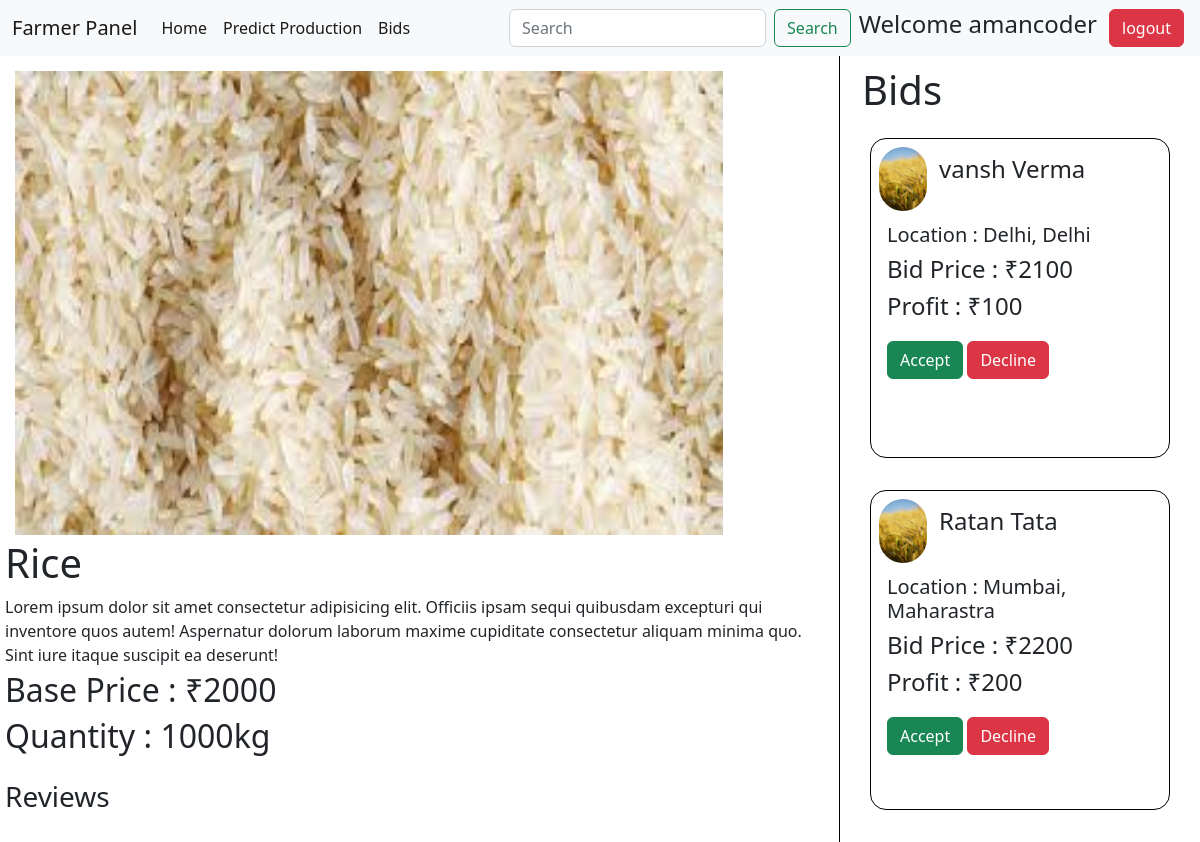
Page /farmer/crop/2/ (signed in) on the committed database.
### farmer/models.py (models this page shows, shortened)
class Product(models.Model):
    id = models.AutoField(primary_key=True)
    farmer = models.ForeignKey(UserProfile,on_delete = models.CASCADE)
    title = models.CharField(max_length=250,null=True,blank=True)
    crop_img = models.ImageField(upload_to="crop_img")
    crop_name = models.CharField(max_length=150)
    quantity = models.PositiveIntegerField()
    price = models.PositiveBigIntegerField()
    quality = models.CharField(choices=crop_quality_choice,max_length=30,null=True,blank=True)

class Bid(models.Model):
    id = models.AutoField(primary_key=True)
    farmer = models.ForeignKey(UserProfile,default=None,on_delete = models.CASCADE,related_name="bid_farmer")
    customer = models.ForeignKey(UserProfile,on_delete = models.CASCADE,related_name="bid_coustmer")
    crop = models.ForeignKey(Product,on_delete=models.CASCADE,null=True,blank=True)
    status = models.CharField(choices = status_choice,max_length=20)
    bid_price = models.PositiveIntegerField()
    def __str__(self):
        return f"Bid by {self.customer.user.username}"
    @property
    def profit(self):
        return self.bid_price - self.crop.price

### account/models.py (models this page shows, shortened)
class UserProfile(models.Model):
    id = models.AutoField(primary_key=True)
    user = models.ForeignKey(User,on_delete = models.CASCADE)
    user_type = models.CharField(choices=user_type_choices,max_length = 10)
    address = models.ForeignKey(Address,on_delete = models.CASCADE)
    contact_no = models.PositiveIntegerField()

class Address(models.Model):
    id = models.AutoField(primary_key = True)
    pincode = models.IntegerField(blank=True, null=True)
    city = models.CharField(choices=city_choices,max_length=70,blank=True, null=True,)
    state = models.CharField(choices=State_choices,max_length=70,blank=True, null=True)
    landmark = models.CharField(max_length=70)

### farmer/views.py (the view)
# urls.py: path("crop/<int:pk>/",cropDetail)
def cropDetail(request,pk):
    crop = Product.objects.get(pk = pk)
    farmer = UserProfile.objects.get(user = request.user)
    bids = []
    for b in Bid.objects.filter(crop = crop):
        if b.crop.farmer.user.username == farmer.user.username:
            bids.append(b)
    print(bids)
    context = {'crop':crop,'bids':bids}
    return render(request,"fullcropDetail.html",context=context)

### templates/fullcropDetail.html (shortened to what this page needs)
{% extends 'farmerbase.html' %}
{% block body %}
    <div class="main-container">
        <div class="right">
            <img src="{{crop.crop_img.url}}" alt="">
            <h1 class="my-1">{{crop.crop_name}}</h1>
            <p class="my-1">Lorem ipsum dolor sit amet consectetur adipisicing elit. Officiis ipsam sequi quibusdam excepturi qui inventore quos autem! Aspernatur dolorum laborum maxime cupiditate consectetur aliquam minima quo. Sint iure itaque suscipit ea deserunt!</p>
            <h2 id="price-heading">Base Price : ₹{{crop.price}}</h2>
            <h2>Quantity : {{crop.quantity}}kg</h2>
            <h3 class="my-3">Reviews</h3>
        </div>
        <div class="left">
            <h1>Bids</h1>
            {% for b in bids  %}
            <div class="my-3 bids-card">
                <div class="user-info">
                    <img class="mx-2 my-2" src="/static/predictpage.jpeg" alt="">
                    <h4 class="mx-1 my-3">{{b.customer.user.first_name}} {{b.customer.user.last_name}}</h4>
                </div>
                <h5 class="mx-3 my-1">Location : {{b.customer.address.city}}, {{b.customer.address.state}}</h5>
                <h4 class="mx-3 my-1">Bid Price : ₹{{b.bid_price}}</h4>
                <h4 class="mx-3 my-1">Profit : ₹{{b.profit}}</h4>
                <div class="mx-3 my-3 btns">
                    <button class="btn btn-success">Accept</button>
                    <button class="btn btn-danger">Decline</button>
                </div>
            </div>
            {% endfor %}
        </div>
    </div>
{% endblock body %}

### templates/farmerbase.html (shortened to what this page needs)
<!DOCTYPE html>
<html lang="en">
<head>
    <link href="https://cdn.jsdelivr.net/npm/bootstrap@5.2.0/dist/css/bootstrap.min.css" rel="stylesheet">
</head>
<body>
    <nav class="navbar navbar-expand-lg bg-light">
        <div class="container-fluid">
          <a class="navbar-brand" href="/farmer/page">Farmer Panel</a>
          <div class="collapse navbar-collapse" id="navbarSupportedContent">
            <ul class="navbar-nav me-auto mb-2 mb-lg-0">
              <li class="nav-item">
                <a class="nav-link active" aria-current="page" href="/farmer/page">Home</a>
              </li>
              <li class="nav-item">
                <a class="nav-link active" aria-current="page" href="/farmer/predict">Predict Production</a>
              </li>
              <li class="nav-item">
                <a class="nav-link active" aria-current="page" href="/farmer/bids">Bids</a>
              </li>
            </ul>
            <form class="d-flex" role="search">
              <input class="form-control me-2" type="search" placeholder="Search" aria-label="Search">
              <button class="btn btn-outline-success" type="submit">Search</button>
            </form>
            {% if user.is_authenticated %}
              <h4 class="mx-2">Welcome {{user.username}}</h4>
              <form class="d-flex">
                <a class="btn btn-danger mx-1" href="/account/logout" type="submit">logout</a>
              </form>
            {% endif %}
          </div>
        </div>
      </nav>
      {% block body %}{% endblock body %}
</body>
</html>

### templates/fullcropDetail.html (style rules this page uses)
.main-container { width: 100vw; height: 100vh; display: flex; }
.right { width: 70%; height: 100vh; display: flex; flex-direction: column; padding: 5px; border-right: 1px solid black; }
.right img { margin-top: 10px; margin-left: 10px; width: 59vw; height: 58vh; }
.left { width: 30%; height: 100vh; display: flex; flex-direction: column; padding: 10px; overflow-y: scroll; }
.left h1 { margin-left: 1vw; }
.bids-card { width: 25vw; height: 40vh; border: 1px solid black; display: flex; border-radius: 1rem; flex-direction: column; align-self: center; }
.user-info { width: 30vw; height: auto; display: flex; }
.user-info img { width: 4vw; height: 8vh; border-radius: 15rem; }

### rows in the picture
Product: crop_img (picture), crop_name "Rice", price "2000", quantity "1000"
Bid: customer.user.first_name "vansh", customer.user.last_name "Verma", customer.address.city "Delhi", customer.address.state "Delhi", bid_price "2100", profit "100"
Bid: customer.user.first_name "Ratan", customer.user.last_name "Tata", customer.address.city "Mumbai", customer.address.state "Maharastra", bid_price "2200", profit "200"

### other values in the picture
{{ user.username }} "amancoder"
